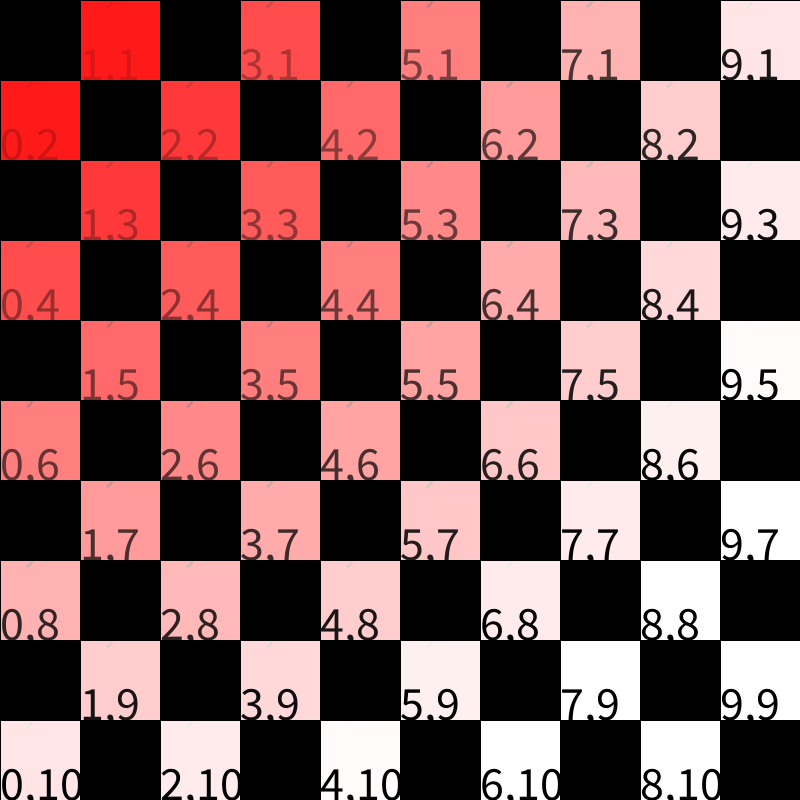
Frame 1 (no input)
Frame 60 (the mouse pressed at the canvas centre just before this capture): identical to frame 1, image omitted
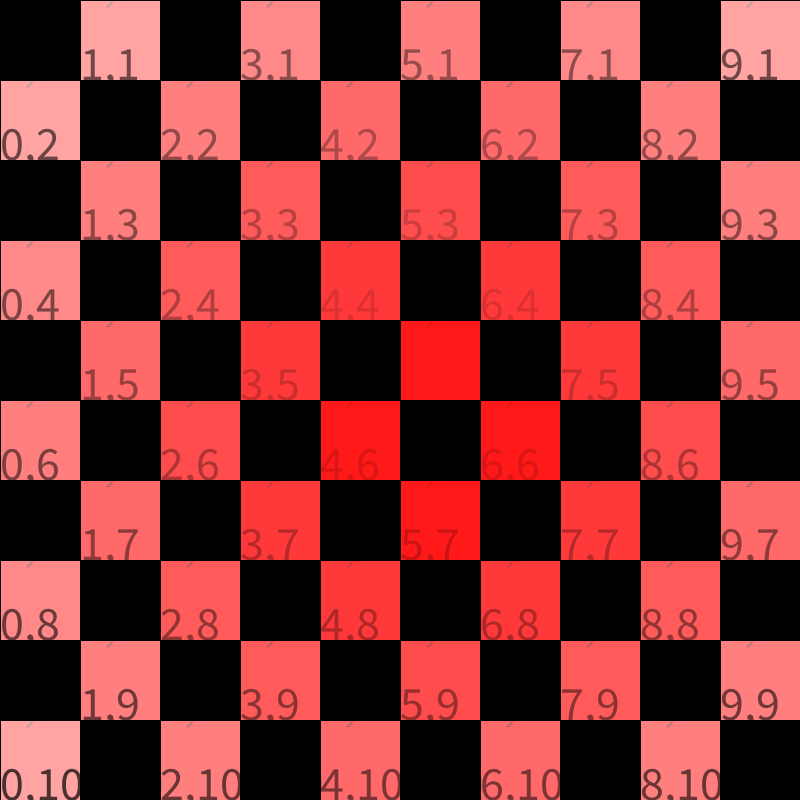
Frame 120 (the mouse held since frame 60 and released just before this capture)

The Processing sketch that drew these frames (run headless with seeded random() and noise(); from frame 60 on, the mouse is pressed at the canvas centre):

// Processing sketch: ejemploGrilla_funcionRetornaValorInteraccion
// ── ejemploGrilla_funcionRetornaValorInteraccion.pde
int columnas;
int filas;
int tamCelda;
float mouseXMap;

void setup() {
  size(800, 800);
  columnas=10;
  filas=10;
  tamCelda=width/columnas;
  ellipseMode(CORNER);
  textSize(48);
}

void draw() {
  background(255,0,0);
  for (int i = 0; i<=columnas; i++) {
    for (int j = 0; j<=filas; j++) {
      float distMouseX= dist(mouseX,mouseY,i*tamCelda, j*tamCelda);
      mouseXMap=map(distMouseX, 0, width, 0, 255);

      fill(0,mouseXMap);
      text(i+","+j, tamCelda*i, tamCelda*j);
      if (esPar(i, j) == true) {
        fill(0);
      } else {
        fill(255,mouseXMap);
      }
      rect(i*tamCelda, j*tamCelda, tamCelda, tamCelda);
    }
  }
}

boolean esPar(int valor1, int valor2) {
  if ((valor1+valor2)%2==0) {

    return true;
  } else {
    return false;
  }
}
